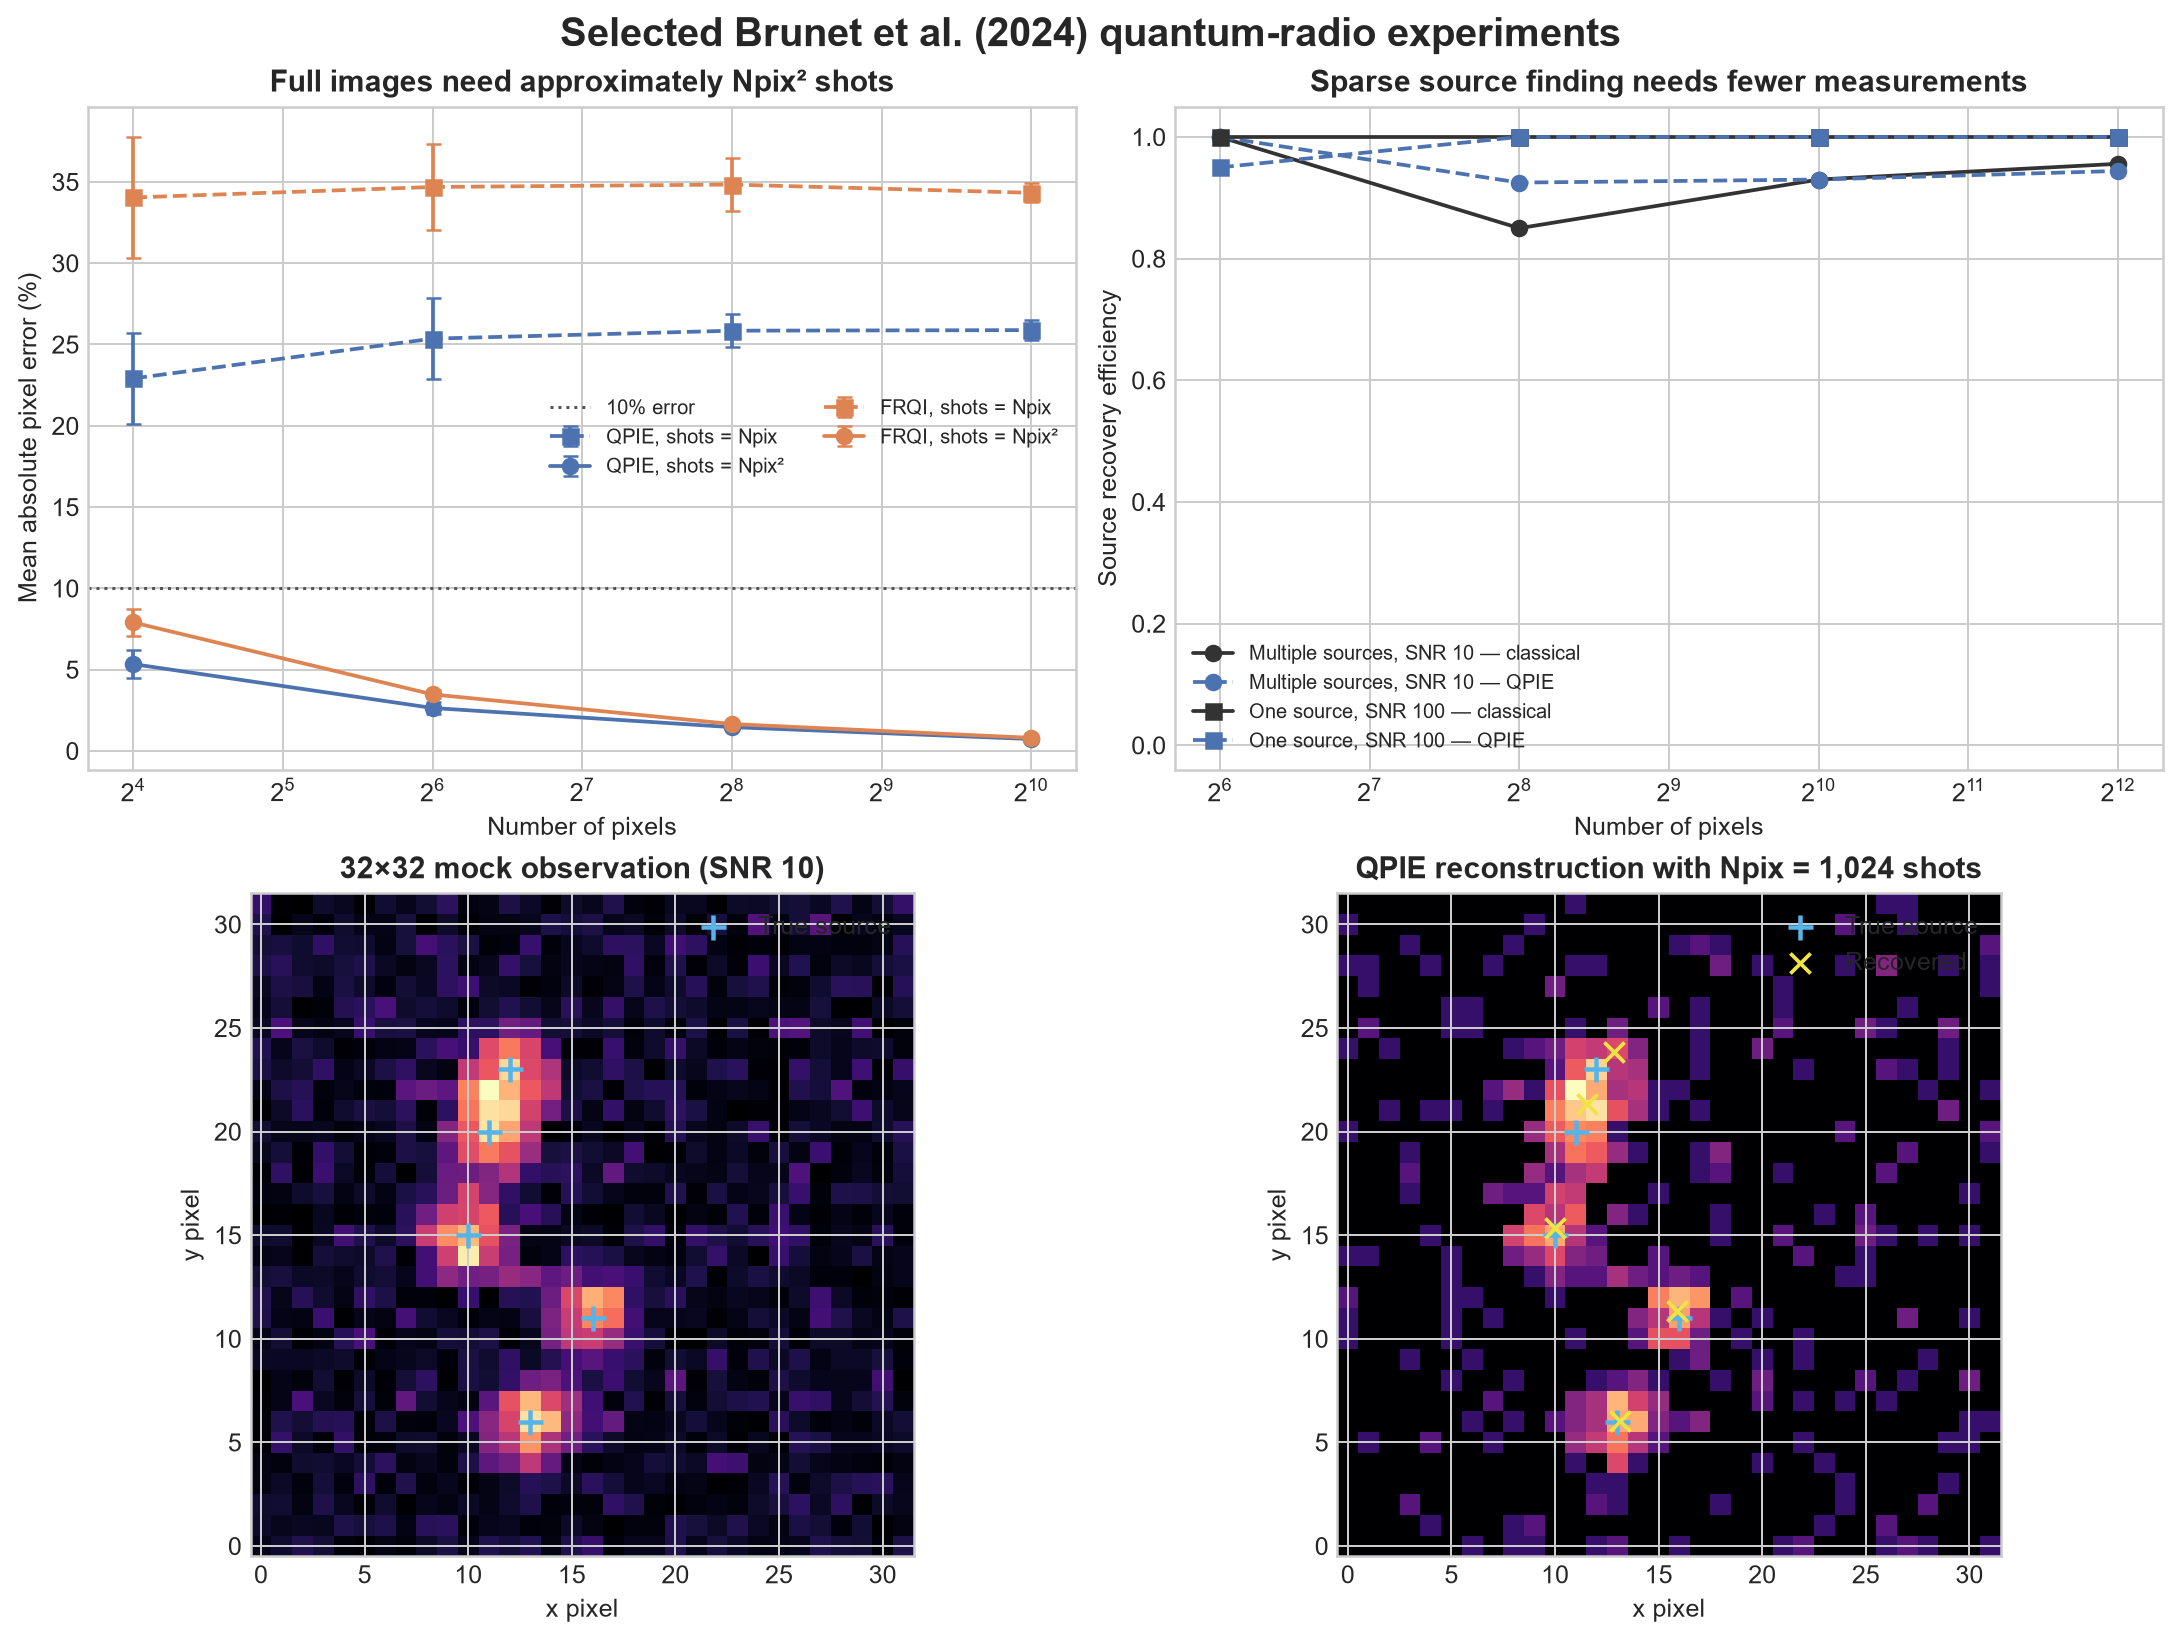

The Python source for this figure:
"""Reproduce selected experiments from Brunet et al. (2024).

Reference
---------
T. Brunet et al., "Quantum Radio Astronomy: Data Encodings and Quantum
Image Processing", Astronomy and Computing 47 (2024) 100796,
https://doi.org/10.1016/j.ascom.2024.100796

This is an independent implementation based on the published equations and
experimental parameters.  It does not copy the companion simulator source.
The sampling functions below draw directly from the ideal Born probabilities;
the project tests separately validate the corresponding Qiskit/Aer circuits.
"""

from __future__ import annotations

import argparse
import json
import os
from dataclasses import dataclass
from pathlib import Path
from time import perf_counter

os.environ.setdefault(
    "MPLCONFIGDIR",
    str(Path(__file__).resolve().parent / ".mplconfig"),
)

import matplotlib.pyplot as plt
import numpy as np
from scipy.ndimage import gaussian_filter
from scipy.optimize import least_squares


PAPER_ARXIV = "https://arxiv.org/abs/2310.12084"
PAPER_DOI = "https://doi.org/10.1016/j.ascom.2024.100796"
COMPANION_CODE = "https://github.com/QuantumRadioAstronomy/QCRadioSimulator"
DEFAULT_RESULTS_DIR = Path(__file__).resolve().parent / "research_results"


@dataclass(frozen=True)
class SourceScene:
    positions_xy: np.ndarray
    noiseless: np.ndarray
    observed: np.ndarray


def _validate_nonnegative_image(image: np.ndarray) -> np.ndarray:
    array = np.asarray(image, dtype=float)
    if array.ndim != 2 or array.shape[0] != array.shape[1]:
        raise ValueError("Expected a square two-dimensional image.")
    if not np.all(np.isfinite(array)) or np.any(array < 0):
        raise ValueError("Sampling requires finite, non-negative pixels.")
    if not np.any(array):
        raise ValueError("Cannot sample an all-zero image.")
    return array


def sample_qpie(
    image: np.ndarray,
    shots: int,
    rng: np.random.Generator,
) -> np.ndarray:
    """Sample and decode an ideal QPIE state.

    QPIE stores normalized pixel values as amplitudes.  Born probabilities are
    therefore proportional to squared pixel values; square-root decoding
    recovers the amplitude estimate.
    """
    array = _validate_nonnegative_image(image)
    if shots <= 0:
        raise ValueError("shots must be positive.")
    norm = float(np.linalg.norm(array.ravel()))
    probabilities = np.square(array.ravel() / norm)
    counts = rng.multinomial(int(shots), probabilities)
    return (np.sqrt(counts / shots) * norm).reshape(array.shape)


def sample_frqi(
    image: np.ndarray,
    shots: int,
    rng: np.random.Generator,
) -> np.ndarray:
    """Sample and decode an ideal FRQI state."""
    array = _validate_nonnegative_image(image)
    if np.max(array) > 1:
        raise ValueError("FRQI intensities must be normalized to [0, 1].")
    if shots <= 0:
        raise ValueError("shots must be positive.")

    angles = array.ravel() * (np.pi / 2.0)
    position_count = array.size
    joint_probabilities = (
        np.column_stack((np.cos(angles) ** 2, np.sin(angles) ** 2)).ravel()
        / position_count
    )
    counts = rng.multinomial(int(shots), joint_probabilities).reshape(-1, 2)
    totals = counts.sum(axis=1)
    color_zero_fraction = np.divide(
        counts[:, 0],
        totals,
        out=np.ones(position_count, dtype=float),
        where=totals > 0,
    )
    decoded = np.zeros(position_count, dtype=float)
    observed = totals > 0
    decoded[observed] = (
        np.arccos(
            np.sqrt(np.clip(color_zero_fraction[observed], 0.0, 1.0))
        )
        * (2.0 / np.pi)
    )
    return decoded.reshape(array.shape)


def mean_absolute_error_percent(first: np.ndarray, second: np.ndarray) -> float:
    """Paper-compatible percentage error for images scaled to [0, 1]."""
    return float(100.0 * np.mean(np.abs(np.asarray(first) - np.asarray(second))))


def generate_source_scene(
    side: int,
    source_count: int,
    *,
    sigma_pixels: float,
    snr: float,
    rng: np.random.Generator,
) -> SourceScene:
    """Generate point sources, convolve them with a beam, and add noise."""
    if side < 8 or source_count <= 0 or sigma_pixels <= 0 or snr <= 0:
        raise ValueError("Use side >= 8 and positive source_count/sigma/SNR.")

    positions: list[tuple[int, int]] = []
    occupied: set[tuple[int, int]] = set()
    while len(positions) < source_count:
        candidate = (
            int(rng.integers(2, side - 2)),
            int(rng.integers(2, side - 2)),
        )
        if candidate not in occupied:
            occupied.add(candidate)
            positions.append(candidate)

    point_image = np.zeros((side, side), dtype=float)
    for x_position, y_position in positions:
        point_image[y_position, x_position] = 1.0
    blurred = gaussian_filter(point_image, sigma_pixels)
    blurred /= np.max(blurred)

    # This matches the paper companion experiment: the absolute value keeps
    # the intensity image non-negative after Gaussian noise is added.
    observed = np.abs(blurred + rng.normal(scale=1.0 / snr, size=blurred.shape))
    observed /= np.max(observed)
    return SourceScene(np.asarray(positions, dtype=float), blurred, observed)


def _gaussian_model(
    x_grid: np.ndarray,
    y_grid: np.ndarray,
    x_center: float,
    y_center: float,
    sigma: float,
    amplitude: float,
) -> np.ndarray:
    radius_squared = (x_grid - x_center) ** 2 + (y_grid - y_center) ** 2
    return amplitude * np.exp(-0.5 * radius_squared / sigma**2)


def detect_sources(
    image: np.ndarray,
    source_count: int,
    *,
    sigma_pixels: float,
) -> np.ndarray:
    """Recursively fit and subtract circular Gaussian sources."""
    residual_image = np.asarray(image, dtype=float).copy()
    side = residual_image.shape[0]
    y_grid, x_grid = np.indices(residual_image.shape)
    detections: list[tuple[float, float]] = []

    for _ in range(source_count):
        y_peak, x_peak = np.unravel_index(
            np.argmax(residual_image),
            residual_image.shape,
        )
        initial = np.array(
            [float(x_peak), float(y_peak), sigma_pixels, residual_image[y_peak, x_peak]]
        )

        def residual(parameters: np.ndarray) -> np.ndarray:
            model = _gaussian_model(x_grid, y_grid, *parameters)
            return (model - residual_image).ravel()

        fit = least_squares(
            residual,
            initial,
            bounds=(
                [0, 0, 0.9 * sigma_pixels, 0],
                [side - 1, side - 1, 1.1 * sigma_pixels, np.inf],
            ),
            loss="soft_l1",
            max_nfev=300,
        )
        model = _gaussian_model(x_grid, y_grid, *fit.x)
        detections.append((float(fit.x[0]), float(fit.x[1])))
        residual_image = np.clip(residual_image - model, 0.0, None)

    return np.asarray(detections)


def source_efficiency(
    truth_xy: np.ndarray,
    detections_xy: np.ndarray,
    *,
    tolerance_pixels: float = 1.5,
) -> float:
    """Return the paper's nearest-source recovery efficiency."""
    offsets = truth_xy[:, None, :] - detections_xy[None, :, :]
    distances = np.linalg.norm(offsets, axis=2)
    nearest = np.min(distances, axis=1)
    return float(np.mean(nearest < tolerance_pixels))


def random_image_benchmark(
    *,
    sides: tuple[int, ...],
    trials: int,
    seed: int,
) -> list[dict[str, float | int | str]]:
    rng = np.random.default_rng(seed)
    records: list[dict[str, float | int | str]] = []
    for side in sides:
        pixel_count = side * side
        errors: dict[tuple[str, str], list[float]] = {}
        for _ in range(trials):
            image = rng.random((side, side))
            for shot_label, shots in (
                ("Npix", pixel_count),
                ("Npix_squared", pixel_count**2),
            ):
                qpie_image = sample_qpie(image, shots, rng)
                frqi_image = sample_frqi(image, shots, rng)
                errors.setdefault(("QPIE", shot_label), []).append(
                    mean_absolute_error_percent(image, qpie_image)
                )
                errors.setdefault(("FRQI", shot_label), []).append(
                    mean_absolute_error_percent(image, frqi_image)
                )

        for (encoding, shot_label), values in errors.items():
            records.append(
                {
                    "side": side,
                    "pixel_count": pixel_count,
                    "encoding": encoding,
                    "shot_scaling": shot_label,
                    "shots": pixel_count if shot_label == "Npix" else pixel_count**2,
                    "mean_absolute_error_percent": float(np.mean(values)),
                    "standard_deviation_percent": float(np.std(values, ddof=1)),
                    "trials": trials,
                }
            )
    return records


def source_identification_benchmark(
    *,
    sides: tuple[int, ...],
    trials: int,
    sigma_pixels: float,
    seed: int,
) -> list[dict[str, float | int | str]]:
    rng = np.random.default_rng(seed)
    records: list[dict[str, float | int | str]] = []
    scenarios = (
        ("multiple_sources_snr10", 10.0),
        ("single_bright_source_snr100", 100.0),
    )

    for scenario, snr in scenarios:
        for side in sides:
            pixel_count = side * side
            source_count = (
                int(pixel_count * 4 / (32 * 32)) + 1
                if scenario == "multiple_sources_snr10"
                else 1
            )
            quantum_shots = (
                pixel_count
                if scenario == "multiple_sources_snr10"
                else side
            )
            classical_efficiencies: list[float] = []
            quantum_efficiencies: list[float] = []

            for _ in range(trials):
                scene = generate_source_scene(
                    side,
                    source_count,
                    sigma_pixels=sigma_pixels,
                    snr=snr,
                    rng=rng,
                )
                classical_detections = detect_sources(
                    scene.observed,
                    source_count,
                    sigma_pixels=sigma_pixels,
                )
                sampled = sample_qpie(scene.observed, quantum_shots, rng)
                quantum_detections = detect_sources(
                    sampled,
                    source_count,
                    sigma_pixels=sigma_pixels,
                )
                classical_efficiencies.append(
                    source_efficiency(scene.positions_xy, classical_detections)
                )
                quantum_efficiencies.append(
                    source_efficiency(scene.positions_xy, quantum_detections)
                )

            for implementation, efficiencies in (
                ("classical_image", classical_efficiencies),
                ("ideal_qpie_sampling", quantum_efficiencies),
            ):
                records.append(
                    {
                        "scenario": scenario,
                        "side": side,
                        "pixel_count": pixel_count,
                        "source_count": source_count,
                        "snr": snr,
                        "implementation": implementation,
                        "shots": 0 if implementation == "classical_image" else quantum_shots,
                        "mean_efficiency": float(np.mean(efficiencies)),
                        "standard_deviation": float(np.std(efficiencies, ddof=1)),
                        "trials": trials,
                    }
                )
    return records


def _example_scene(seed: int, sigma_pixels: float) -> dict[str, np.ndarray]:
    rng = np.random.default_rng(seed)
    scene = generate_source_scene(
        32,
        5,
        sigma_pixels=sigma_pixels,
        snr=10,
        rng=rng,
    )
    sampled = sample_qpie(scene.observed, scene.observed.size, rng)
    detections = detect_sources(sampled, 5, sigma_pixels=sigma_pixels)
    return {
        "truth": scene.positions_xy,
        "observed": scene.observed,
        "sampled": sampled,
        "detections": detections,
    }


def _plot_results(
    random_records: list[dict],
    source_records: list[dict],
    example: dict[str, np.ndarray],
    output: Path,
) -> None:
    plt.style.use("seaborn-v0_8-whitegrid")
    plt.rcParams.update(
        {
            "font.size": 10,
            "axes.titlesize": 12,
            "axes.titleweight": "bold",
            "figure.titlesize": 16,
        }
    )
    colors = {"QPIE": "#4C72B0", "FRQI": "#DD8452"}
    fig, axes = plt.subplots(2, 2, figsize=(12, 9), constrained_layout=True)

    ax = axes[0, 0]
    for encoding in ("QPIE", "FRQI"):
        for shot_scaling, line_style, marker in (
            ("Npix", "--", "s"),
            ("Npix_squared", "-", "o"),
        ):
            selected = sorted(
                (
                    record
                    for record in random_records
                    if record["encoding"] == encoding
                    and record["shot_scaling"] == shot_scaling
                ),
                key=lambda record: record["pixel_count"],
            )
            x_values = [record["pixel_count"] for record in selected]
            y_values = [record["mean_absolute_error_percent"] for record in selected]
            y_errors = [record["standard_deviation_percent"] for record in selected]
            label = (
                f"{encoding}, shots = Npix"
                if shot_scaling == "Npix"
                else f"{encoding}, shots = Npix²"
            )
            ax.errorbar(
                x_values,
                y_values,
                yerr=y_errors,
                color=colors[encoding],
                linestyle=line_style,
                marker=marker,
                label=label,
                capsize=3,
            )
    ax.axhline(10, color="#555555", linewidth=1.2, linestyle=":", label="10% error")
    ax.set_xscale("log", base=2)
    ax.set_xlabel("Number of pixels")
    ax.set_ylabel("Mean absolute pixel error (%)")
    ax.set_title("Full images need approximately Npix² shots")
    ax.legend(frameon=False, fontsize=8, ncol=2)

    ax = axes[0, 1]
    scenario_styles = {
        "multiple_sources_snr10": ("Multiple sources, SNR 10", "o"),
        "single_bright_source_snr100": ("One source, SNR 100", "s"),
    }
    implementation_styles = {
        "classical_image": ("#333333", "-"),
        "ideal_qpie_sampling": ("#4C72B0", "--"),
    }
    for scenario, (scenario_label, marker) in scenario_styles.items():
        for implementation, (color, line_style) in implementation_styles.items():
            selected = sorted(
                (
                    record
                    for record in source_records
                    if record["scenario"] == scenario
                    and record["implementation"] == implementation
                ),
                key=lambda record: record["pixel_count"],
            )
            label = (
                f"{scenario_label} — classical"
                if implementation == "classical_image"
                else f"{scenario_label} — QPIE"
            )
            ax.plot(
                [record["pixel_count"] for record in selected],
                [record["mean_efficiency"] for record in selected],
                color=color,
                linestyle=line_style,
                marker=marker,
                label=label,
            )
    ax.set_xscale("log", base=2)
    ax.set_ylim(-0.04, 1.05)
    ax.set_xlabel("Number of pixels")
    ax.set_ylabel("Source recovery efficiency")
    ax.set_title("Sparse source finding needs fewer measurements")
    ax.legend(frameon=False, fontsize=8)

    for ax, image, title in (
        (axes[1, 0], example["observed"], "32×32 mock observation (SNR 10)"),
        (
            axes[1, 1],
            example["sampled"],
            "QPIE reconstruction with Npix = 1,024 shots",
        ),
    ):
        ax.imshow(image, cmap="magma", origin="lower")
        ax.scatter(
            example["truth"][:, 0],
            example["truth"][:, 1],
            marker="+",
            s=100,
            linewidths=1.8,
            color="#56B4E9",
            label="True source",
        )
        if ax is axes[1, 1]:
            ax.scatter(
                example["detections"][:, 0],
                example["detections"][:, 1],
                marker="x",
                s=65,
                linewidths=1.5,
                color="#F0E442",
                label="Recovered",
            )
        ax.set_title(title)
        ax.set_xlabel("x pixel")
        ax.set_ylabel("y pixel")
        ax.legend(frameon=False, loc="upper right")

    fig.suptitle(
        "Selected Brunet et al. (2024) quantum-radio experiments",
        fontweight="bold",
    )
    fig.savefig(output, dpi=180, bbox_inches="tight")
    plt.close(fig)


def run_reproduction(
    *,
    random_trials: int = 8,
    source_trials: int = 20,
    seed: int = 231012084,
    output_dir: Path = DEFAULT_RESULTS_DIR,
) -> dict:
    started = perf_counter()
    output_dir.mkdir(parents=True, exist_ok=True)
    random_records = random_image_benchmark(
        sides=(4, 8, 16, 32),
        trials=random_trials,
        seed=seed,
    )
    source_records = source_identification_benchmark(
        sides=(8, 16, 32, 64),
        trials=source_trials,
        sigma_pixels=1.5,
        seed=seed + 1,
    )
    example = _example_scene(seed + 2, sigma_pixels=1.5)
    figure_path = output_dir / "paper_reproduction.png"
    metrics_path = output_dir / "paper_reproduction_metrics.json"
    _plot_results(random_records, source_records, example, figure_path)

    metrics = {
        "paper": {
            "title": "Quantum Radio Astronomy: Data Encodings and Quantum Image Processing",
            "authors": [
                "Thomas Brunet",
                "Emma Tolley",
                "Stefano Corda",
                "Roman Ilic",
                "P. Chris Broekema",
                "Jean-Paul Kneib",
            ],
            "arxiv": PAPER_ARXIV,
            "doi": PAPER_DOI,
            "companion_code": COMPANION_CODE,
        },
        "method": {
            "sampling": "ideal Born-probability sampling",
            "gate_noise": False,
            "source_beam_sigma_pixels": 1.5,
            "source_match_tolerance_pixels": 1.5,
            "random_image_distribution": "uniform [0, 1)",
            "seed": seed,
        },
        "random_image_reconstruction": random_records,
        "source_identification": source_records,
        "example": {
            key: value.tolist()
            for key, value in example.items()
            if key in {"truth", "detections"}
        },
        "elapsed_seconds": perf_counter() - started,
    }
    metrics_path.write_text(json.dumps(metrics, indent=2), encoding="utf-8")
    return metrics


def _parser() -> argparse.ArgumentParser:
    parser = argparse.ArgumentParser(description=__doc__)
    parser.add_argument("--random-trials", type=int, default=8)
    parser.add_argument("--source-trials", type=int, default=20)
    parser.add_argument("--seed", type=int, default=231012084)
    parser.add_argument("--output-dir", type=Path, default=DEFAULT_RESULTS_DIR)
    return parser


def main(argv: list[str] | None = None) -> int:
    args = _parser().parse_args(argv)
    metrics = run_reproduction(
        random_trials=args.random_trials,
        source_trials=args.source_trials,
        seed=args.seed,
        output_dir=args.output_dir,
    )
    random_records = metrics["random_image_reconstruction"]
    largest = [
        record
        for record in random_records
        if record["side"] == 32 and record["shot_scaling"] == "Npix_squared"
    ]
    print("Brunet et al. experiment reproduction")
    for record in largest:
        print(
            f"{record['encoding']} 32x32, Npix^2 shots: "
            f"{record['mean_absolute_error_percent']:.3f}% mean error"
        )
    print(f"Elapsed: {metrics['elapsed_seconds']:.2f} seconds")
    print(f"Results: {args.output_dir.resolve()}")
    return 0


if __name__ == "__main__":
    raise SystemExit(main())
